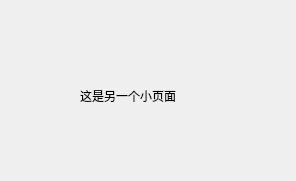
<?xml version="1.0" encoding="UTF-8"?>
<ui version="4.0">
 <class>Form</class>
 <widget class="QWidget" name="Form">
  <property name="geometry">
   <rect>
    <x>0</x>
    <y>0</y>
    <width>296</width>
    <height>181</height>
   </rect>
  </property>
  <property name="windowTitle">
   <string>Form</string>
  </property>
  <widget class="QWidget" name="widget" native="true">
   <property name="geometry">
    <rect>
     <x>40</x>
     <y>40</y>
     <width>221</width>
     <height>111</height>
    </rect>
   </property>
   <widget class="QLabel" name="label">
    <property name="geometry">
     <rect>
      <x>40</x>
      <y>30</y>
      <width>131</width>
      <height>51</height>
     </rect>
    </property>
    <property name="text">
     <string>这是另一个小页面</string>
    </property>
   </widget>
  </widget>
 </widget>
 <resources/>
 <connections/>
</ui>
